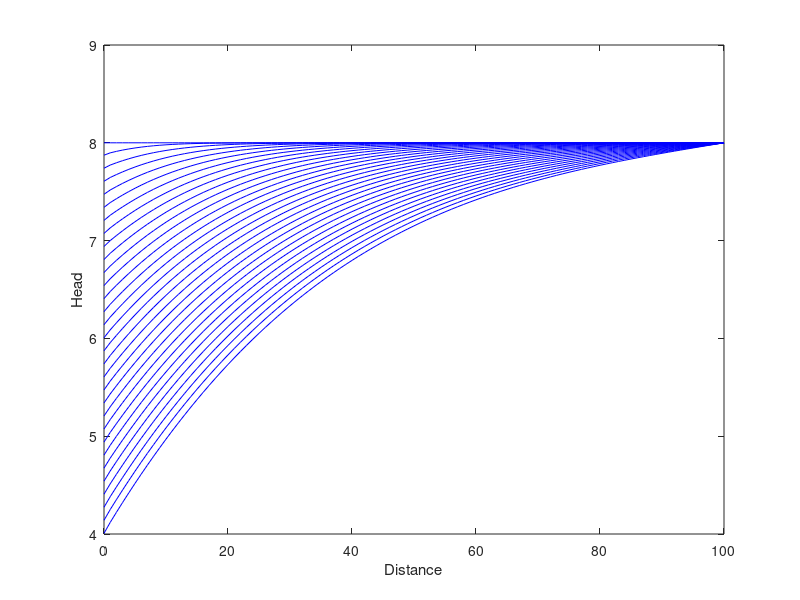
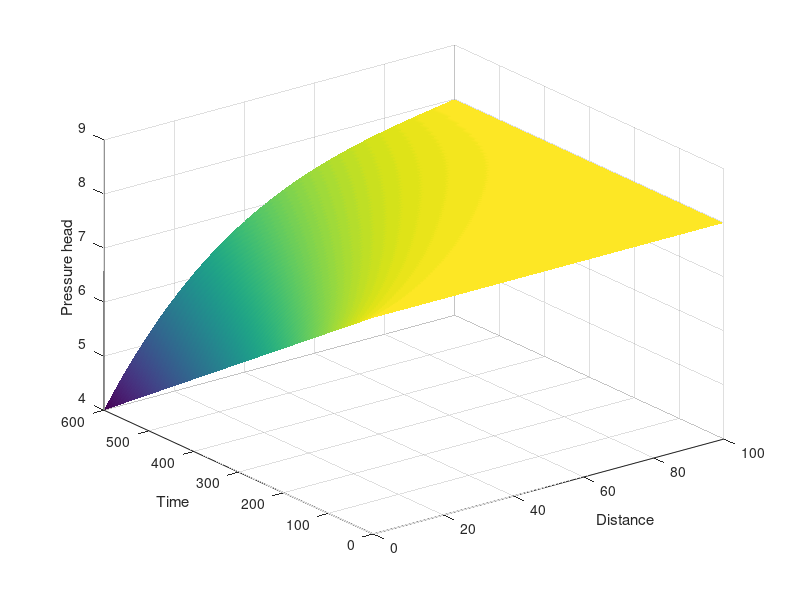

MATLAB code for these plots, in order:
clear all; close all;

x = 0:1:100; % Define the spatial node locations
t = 0:1:600; % Define the temporal vector

K = 3; % Saturated hydraulic conductivity

deltax = x(2) - x(1); % Back calculate delta x
deltat = t(2) - t(1); % Back calculate delta t
alpha = K*deltat/deltax^2; % Compute the coefficient alpha

Nx = length(x); % Get the length of the x-vector
Nt = length(t); % Get the length of the t-vector

Delta2 = diag(-2*ones(Nx,1)) + diag(ones(Nx-1,1),1) + diag(ones(Nx-1,1),-1); % Define the second differencing matrix
I = eye(Nx); % Get the Nx-dimensional identity matrix

hi = 8; % The initial pressure head (everywhere)
hf = 4; % The final pressure head (on the left boundary)

h = zeros(Nx,Nt); % Preallocate space for the pressure heads in the simulation

% Specify initial conditions
h0 = hi*ones(Nx,1);
h(:,1) = h0;

% Specify boundary conditions on the left
h_left = hi - (hi - hf)/(t(Nt)-t(1))*t;

% Plot the initial conditions
figure(1);
plot(x,h(:,1),'b-'); hold on;

% Construct the A matrix
A = I - alpha*Delta2;
A(1,:) = [1,zeros(1,(Nx-1))];    
A(Nx,:) = [zeros(1,(Nx-1)),1];

for i=2:Nt
    
    % Get the initial head at this time step
    hinit     = h(:,i-1);
    
    % Solve for hnext
    hnext = pinv(A)*hinit;
    
    hnext(1) = h_left(i);
    hnext(Nx) = hi;
    
    % Store hnext in the matrix h
    h(:,i) = hnext;
    
    if(mod(i,20)==0) % plot every 20th head distribution
        plot(x,h(:,i),'b-'); hold on;
        xlabel('Distance');
        ylabel('Head');
    end
    
end

figure(2);
surf(x,t,h'); shading interp;
xlabel('Distance');
ylabel('Time');
zlabel('Pressure head');
